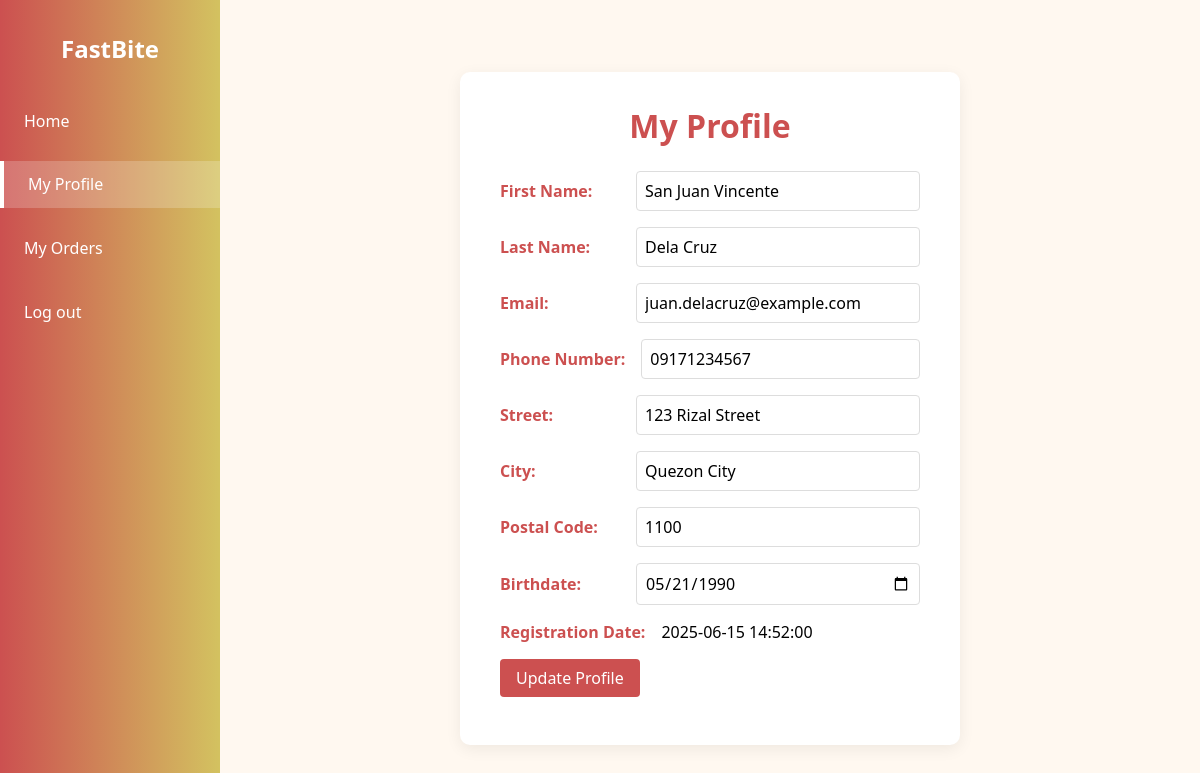
Screenshot of /profile.php (signed in) with the database file from the repository.
### tables this page shows
CREATE TABLE `customer` (
  `customer_id` int(11) NOT NULL,
  `first_name` varchar(50) NOT NULL,
  `last_name` varchar(50) NOT NULL,
  `email` varchar(100) NOT NULL,
  `phone_number` varchar(20) DEFAULT NULL,
  `street` varchar(100) DEFAULT NULL,
  `city` varchar(50) DEFAULT NULL,
  `postal_code` varchar(10) DEFAULT NULL,
  `registration_date` datetime DEFAULT current_timestamp(),
  `birthdate` date DEFAULT NULL,
  `user_id` int(11) DEFAULT NULL
);

### profile.php (the view, shortened to what this page needs)
<?php
include('includes/config.php');
$user_id = $_SESSION['user_id'];
$sql = "SELECT customer_id, first_name, last_name, email, phone_number, street, city, postal_code, birthdate, registration_date FROM customer WHERE customer_id = ?";
try {
    $stmt = $dbh->prepare($sql);
    $stmt->execute([$user_id]);
    $profile = $stmt->fetch(PDO::FETCH_ASSOC);
} catch (PDOException $e) {
    echo "Error: " . $e->getMessage();
    exit;
}
?>
<!DOCTYPE html>
<html lang="en">
<head>
</head>
<body>
    <nav class="sidebar">
        <h2>FastBite</h2>
        <ul>
            <li><a href="customer-dashboard.php">Home</a></li>
            <li><a href="profile.php" class="active">My Profile</a></li>
            <li><a href="customer-orders.php">My Orders</a></li>
            <li><a href="logout.php">Log out</a></li>
        </ul>
    </nav>
    <div class="main-content">
        <div class="profile-container">
            <h1>My Profile</h1>
            <div class="profile-info">
                <form action="update-profile.php" method="POST" class="profile-form">
                    <div class="profile-item">
                        <label>First Name:</label>
                        <input type="text" name="first_name" value="<?= htmlspecialchars($profile['first_name'] ?? '') ?>" required>
                    </div>
                    <div class="profile-item">
                        <label>Last Name:</label>
                        <input type="text" name="last_name" value="<?= htmlspecialchars($profile['last_name'] ?? '') ?>" required>
                    </div>
                    <div class="profile-item">
                        <label>Email:</label>
                        <input type="email" name="email" value="<?= htmlspecialchars($profile['email'] ?? '') ?>" required>
                    </div>
                    <div class="profile-item">
                        <label>Phone Number:</label>
                        <input type="tel" name="phone_number" value="<?= htmlspecialchars($profile['phone_number'] ?? '') ?>">
                    </div>
                    <div class="profile-item">
                        <label>Street:</label>
                        <input type="text" name="street" value="<?= htmlspecialchars($profile['street'] ?? '') ?>">
                    </div>
                    <div class="profile-item">
                        <label>City:</label>
                        <input type="text" name="city" value="<?= htmlspecialchars($profile['city'] ?? '') ?>">
                    </div>
                    <div class="profile-item">
                        <label>Postal Code:</label>
                        <input type="text" name="postal_code" value="<?= htmlspecialchars($profile['postal_code'] ?? '') ?>">
                    </div>
                    <div class="profile-item">
                        <label>Birthdate:</label>
                        <input type="date" name="birthdate" value="<?= htmlspecialchars($profile['birthdate'] ?? '') ?>">
                    </div>
                    <div class="profile-item">
                        <label>Registration Date:</label>
                        <span><?= htmlspecialchars($profile['registration_date'] ?? '') ?></span>
                    </div>
                    <div class="profile-item">
                        <button type="button" id="confirmUpdate" class="submit-btn">Update Profile</button>
                    </div>
                </form>
            </div>
        </div>
    </div>
</body>
</html>

### profile.php (style rules this page uses)
:root { --sidebar-width: 220px; --primary: #cc5050; --secondary: #d3c260; --bg-light: #fff8f0; --text-dark: #333; }
* { box-sizing: border-box; margin: 0; padding: 0; font-family: "Segoe UI", sans-serif; }
body { display: flex; background-color: var(--bg-light); min-height: 100vh; }
.sidebar { width: var(--sidebar-width); background: linear-gradient(to right, var(--primary), var(--secondary)); color: white; padding-top: 2rem; position: fixed; top: 0; bottom: 0; left: 0; }
.sidebar h2 { text-align: center; margin-bottom: 2rem; font-size: 1.5rem; }
.sidebar ul { list-style: none; padding: 0; }
.sidebar ul li { margin: 1rem 0; }
.sidebar ul li a { color: white; text-decoration: none; padding: 0.8rem 1.5rem; display: block; transition: background 0.3s; }
.sidebar ul li a:hover, .sidebar ul li a.active { background: rgba(255,255,255,0.2); border-left: 4px solid white; }
.main-content { margin-left: var(--sidebar-width); padding: 2rem; flex: 1; }
.profile-container { max-width: 500px; margin: 40px auto; background: #fff; border-radius: 10px; box-shadow: 0 4px 16px #0001; padding: 2rem 2.5rem; }
h1 { color: #cc5050; text-align: center; margin-bottom: 1.5rem; }
.profile-info { margin-top: 1.5rem; }
.profile-item { display: flex; align-items: center; margin-bottom: 1rem; }
.profile-item label { font-weight: bold; color: #cc5050; min-width: 120px; margin-right: 1rem; }
.profile-item input { flex: 1; padding: 0.5rem; border: 1px solid #ddd; border-radius: 4px; font-size: 1rem; }
.submit-btn { background-color: #cc5050; color: white; padding: 0.5rem 1rem; border: none; border-radius: 4px; cursor: pointer; font-size: 1rem; }
.profile-form { width: 100%; }

### rows the page displays
customer: first_name "San Juan Vincente", last_name "Dela Cruz", email "juan.delacruz@example.com", phone_number "09171234567", street "123 Rizal Street", city "Quezon City", postal_code "1100", birthdate "05/21/1990", registration_date "2025-06-15 14:52:00"
